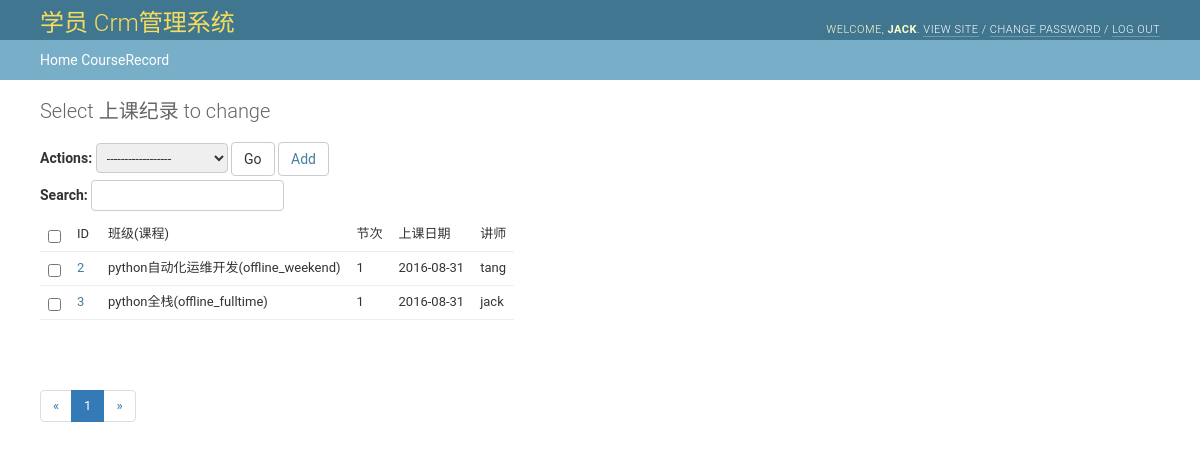
The app's page /crm/CourseRecord/ (signed in) with its own data.
### crm/models.py (models this page shows, shortened)
class CourseRecord(models.Model):
    course = models.ForeignKey(ClassList, verbose_name=u"班级(课程)")
    day_num = models.IntegerField(u"节次", help_text=u"此处填写第几节课或第几天课程...,必须为数字")
    date = models.DateField(auto_now_add=True, verbose_name=u"上课日期")
    teacher = models.ForeignKey(UserProfile, verbose_name=u"讲师")
    class Meta:
        verbose_name = u'上课纪录'
        verbose_name_plural = u"上课纪录"
        unique_together = ('course', 'day_num')

class ClassList(models.Model):
    course = models.ForeignKey('Course', verbose_name='课程')
    course_type = models.CharField(u"课程类型", choices=class_type_choices, max_length=32)
    semester = models.IntegerField(u"学期")
    start_date = models.DateField(u"开班日期")
    graduate_date = models.DateField(u"结业日期", blank=True, null=True)
    teachers = models.ManyToManyField(UserProfile, verbose_name=u"讲师")
    def __str__(self):
        return "%s(%s)" % (self.course.name, self.course_type)
    class Meta:
        verbose_name = u'班级列表'
        verbose_name_plural = u"班级列表"
        unique_together = ("course", "course_type", "semester")

class Course(models.Model):
    name = models.CharField(u"课程名称", max_length=128, unique=True)
    price = models.IntegerField(u"面授价格")
    online_price = models.IntegerField(u"网络班价格")
    brief = models.TextField(u"课程简介")
    class Meta:
        verbose_name = '课程'
        verbose_name_plural = '课程'

class UserProfile(models.Model):
    user = models.OneToOneField(User)
    name = models.CharField(u"姓名", max_length=32)
    role = models.ForeignKey(Group, verbose_name=u'身份')
    def __str__(self):
        return self.name
    class Meta:
        verbose_name = '用户'
        verbose_name_plural = '用户'
        permissions = (('view_customer_list', u"可以查看客户列表"),
                       ('view_customer_info', u"可以查看客户详情"),
                       ('edit_customer_info', u"可以修改客户信息"),
                       ('view_new_customer', u"可以查看新客户信息"),
                       ('add_new_customer', u"可以添加新客户信息"),
                       ('del_customer_info', u'可以删除用户信息'),
                       )

### crm/permissions.py (the view)
    def wrapper(*args, **kwargs):
        print('---start check perm---')
        if perm_check(*args, **kwargs) is not True:
            return render(args[0], 'crm/403.html')
        return func(*args, **kwargs)

### crm/permissions.py (called while the page is built)
def check_permission(func):
    def wrapper(*args, **kwargs):
        print('---start check perm---')
        if perm_check(*args, **kwargs) is not True:
            return render(args[0], 'crm/403.html')
        return func(*args, **kwargs)
    return wrapper

### crm/views.py (called while the page is built)
def get_model(model_name):
    if hasattr(models, model_name):
        model_obj = getattr(models, model_name)  # 获取model_obj
        return model_obj

### templates/crm/show_field_info/field_dis_model.html (shortened to what this page needs)
{% extends 'base.html' %}
{% load field_handle %}
{% block context %}
    <div class="breadcrumbs">
        <a href="/crm">Home</a>
        <a  href="/crm/{{ table_name }}/"> {{ table_name }}</a>
    </div>
    <div id="content" class="flex">
        <h1>Select {{ class_verbose_name }} to change</h1>
        <div id="content-main">
            <div class="module" id="changelist">
                <form id="changelist-form" method="get">
                    <div class="actions">
                        <label>Actions:
                            <select name="action">
                                <option value="-------" selected="selected">------------------</option>
                            </select>
                        </label>
                        <button type="button" class="btn btn-default select_options" title="Run the selected action" name="index" value="0">
                            Go
                        </button>
                        <a class="btn btn-default"  href="/crm/{{ table_name }}/add">Add</a>
                        <label>Search:
                            <input class="AutoSearch" type="text">
                        </label>
                    </div>
                    <table id="result_list">
                        <thead>
                        <tr>
                            <td>
                                <input type="checkbox" class="all_selected">
                            </td>
                            {% for i in field_verbose_name %}
                                <td>
                                    {{ i }}
                                </td>
                            {% endfor %}
                        </tr>
                        </thead>
                        <tbody>
                        {% for model in model_obj %}
                            <tr>
                                <td>
                                    <input  type="checkbox" />
                                </td>
                                {% render_data model field_names %}
                            </tr>
                        {% endfor %}
                        </tbody>
                    </table>
                </form>
            </div>
            <div class="pagination">
                <nav>
                    <ul class="pagination">
                        {% get_page model_obj.number model_obj.paginator.num_pages %}
                    </ul>
                </nav>
            </div>
        </div>
    </div>
{% endblock %}

### templates/base.html (shortened to what this page needs)
<!DOCTYPE html>
<html lang="en">
<head>
    <link rel="stylesheet" type="text/css" href="/static/crm/css/bootstrap.min.css">
    <link rel="stylesheet" type="text/css" href="/static/crm/css/base.css">
    <link rel="stylesheet" type="text/css" href="/static/crm/css/dashboard.css">
</head>
<body class=" dashboard">
<div id="header">
        <div id="branding">
<h1 id="site-name"><a href="/crm">学员 Crm管理系统</a></h1>
        </div>
        <div id="user-tools">
                Welcome,
                <strong>{{ user }}</strong>.
                    <a href="/crm">View site</a> /
                <a href="">Change password</a> /
                <a href="/crm/logout">Log out</a>
        </div>
    </div>
{% block context %}
{% endblock %}
</body>
</html>

### static/crm/css/base.css (style rules this page uses)
body { margin: 0; padding: 0; font-size: 14px; font-family: "Roboto","Lucida Grande","DejaVu Sans","Bitstream Vera Sans",Verdana,Arial,sans-serif; color: #333; background: #fff; }
a:link, a:visited { color: #447e9b; text-decoration: none; }
p, ol, ul, dl { margin: .2em 0 .8em 0; }
h1,h2,h3,h4,h5 { font-weight: bold; }
h1 { margin: 0 0 20px; font-weight: 300; font-size: 20px; color: #666; }
ul li { list-style-type: square; padding: 1px 0; }
li, dt, dd { font-size: 13px; line-height: 20px; }
form { margin: 0; padding: 0; }
table { border-collapse: collapse; border-color: #ccc; }
td, th { font-size: 13px; line-height: 16px; border-bottom: 1px solid #eee; vertical-align: top; padding: 8px; font-family: "Roboto", "Lucida Grande", Verdana, Arial, sans-serif; }
input, textarea, select, .form-row p, form .button { margin: 2px 0; padding: 2px 3px; vertical-align: middle; font-family: "Roboto", "Lucida Grande", Verdana, Arial, sans-serif; font-weight: normal; font-size: 13px; }
input[type=text], input[type=password], input[type=email], input[type=url], input[type=number], textarea, select, .vTextField { border: 1px solid #ccc; border-radius: 4px; padding: 5px 6px; margin-top: 0; }
select { height: 30px; }
.module { border: none; margin-bottom: 30px; background: #fff; }
.module table { border-collapse: collapse; }
div.breadcrumbs { background: #79aec8; padding: 10px 40px; border: none; font-size: 14px; color: #c4dce8; text-align: left; }
div.breadcrumbs a { color: #fff; }
#content { padding: 20px 40px; }
.dashboard #content { width: 600px; }
#content-main { float: left; width: 100%; }
#header { width: auto; height: 40px; padding: 10px 40px; background: #417690; line-height: 40px; color: #ffc; overflow: hidden; }
#header a:link, #header a:visited { color: #fff; }
#branding { float: left; }
#branding h1 { padding: 0; margin: 0 20px 0 0; font-weight: 300; font-size: 24px; color: #f5dd5d; }
#branding h1, #branding h1 a:link, #branding h1 a:visited { color: #f5dd5d; }
#user-tools { float: right; padding: 0; margin: 0 0 0 20px; font-weight: 300; font-size: 11px; letter-spacing: 0.5px; text-transform: uppercase; text-align: right; }
#user-tools a { border-bottom: 1px solid rgba(255, 255, 255, 0.25); }

### static/crm/css/dashboard.css (style rules this page uses)
.dashboard .module table td { white-space: nowrap; }
.dashboard .module table td a { display: block; padding-right: .6em; }

### records on screen
CourseRecord: id+course+day_num "2 python自动化运维开发(offline_weekend) 1 2016-08-31 tang"
CourseRecord: id+course+day_num "3 python全栈(offline_fulltime) 1 2016-08-31 jack"

### other values on screen
{{ user }} "JACK"
{{ table_name }} "CourseRecord"
{{ class_verbose_name }} "上课纪录"
{{ i }} "ID" "班级(课程)" "节次" "上课日期" "讲师"
